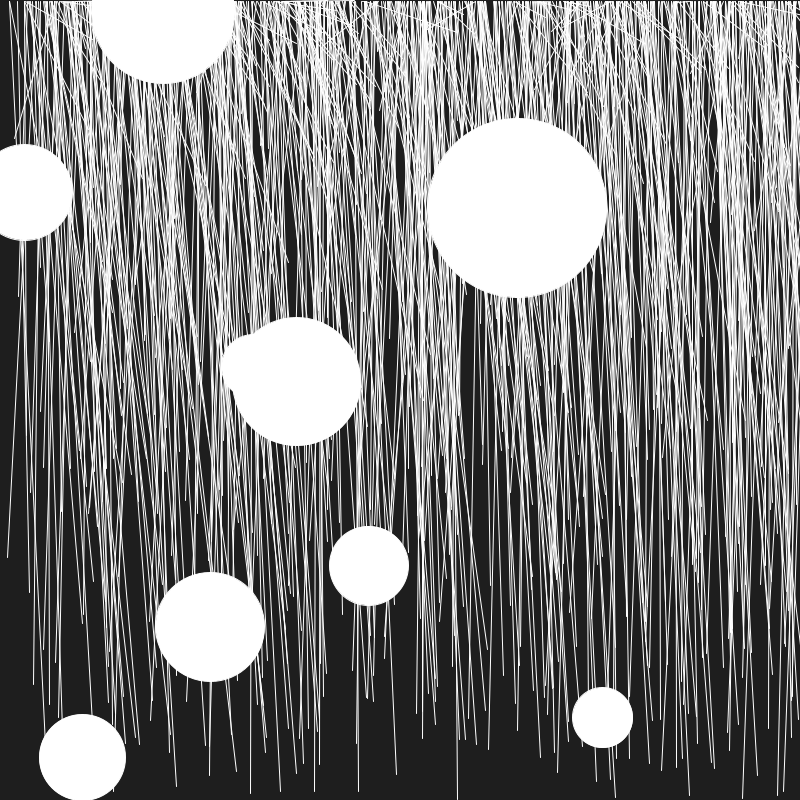
Frame 1 (no input)
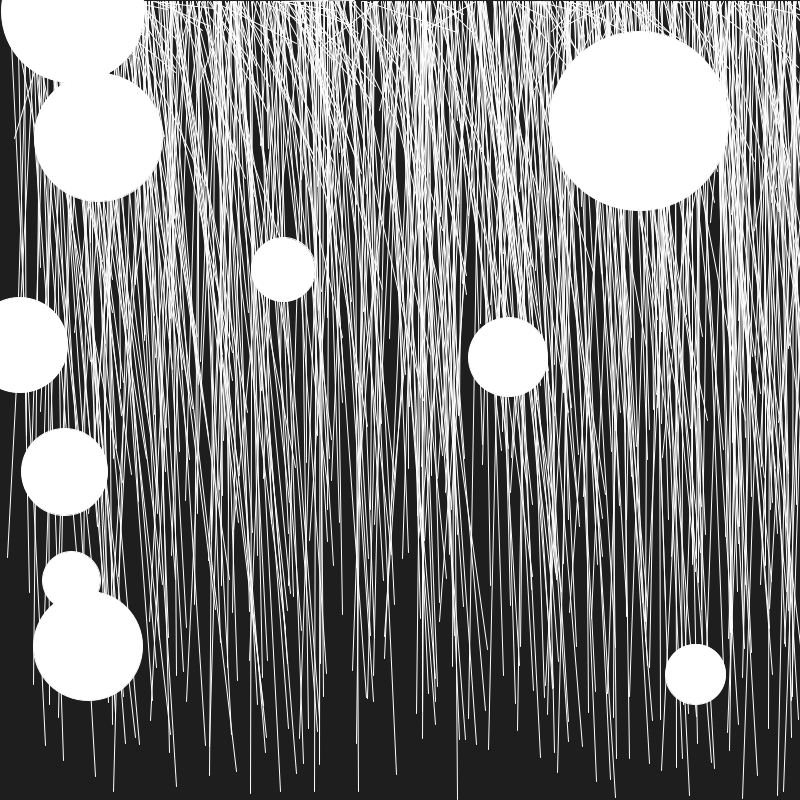
Frame 60 (the mouse pressed at the canvas centre just before this capture)
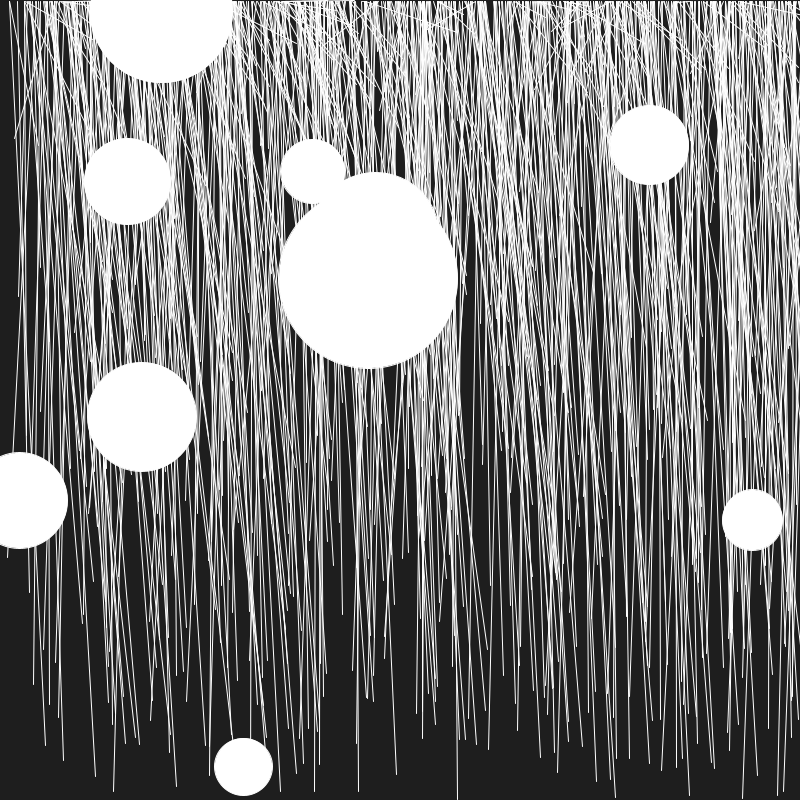
Frame 120 (the mouse held since frame 60 and released just before this capture)

The Processing sketch that drew these frames (run headless with seeded random() and noise(); from frame 60 on, the mouse is pressed at the canvas centre):

// Processing sketch: sketch_181017b
// ── sketch_181017b.pde
// Code_1_FA18
// Week 7
// Bryan Ma

// this sketch creates 10 instances of a ball class. 
// it does this in the setup() function in a loop instead of 
//  doing it based on mouse presses as we did in class.

// review this approach, then create your own class that draws
//  a different visual to the screen with its own behavior. 
//  it could be abstract or more explicit. think about how to 
//  parameterize your object's constructor. once you've created 
//  a class like this, create a number of instances of your 
//  class on the canvas by any means you prefer.

ArrayList<Ball> balls = new ArrayList<Ball>();
ArrayList<Line> lines = new ArrayList<Line>();


void setup() {
  size(800, 800);
  
  for (int i = 0; i < 10; i++) {
    balls.add(new Ball(random(width), random(height)));
  }
  
  for (int i = 0; i < 800; i++) {
    lines.add(new Line(random(0,100), random(800)));
  }
}

void draw() {
  background(30);
  for (int i = 0; i < balls.size(); i++) {
    Ball ball = balls.get(i);
    ball.display();
    ball.update();
  }
  
  for (int i = 0; i < lines.size(); i++) {
    Line line = lines.get(i);
    line.display();
    line.update();
  }
  
  
}

class Ball {
  // what does it have and do? 
  // create the variables
  // position x,y
  // velocity x,y
  float posX;
  float posY;
  float velX;
  float velY;
  float size;

  // create the constructor
  Ball(float posX, float posY) {
    this.posX = posX;
    this.posY = posY;
    this.velX = random(-5, 5);
    this.velY = random(-5, 5);
    this.size = random(50, 200);
  }

  // draw to the screen
  void display() {
    ellipse(this.posX, this.posY, size, size);
  }

  // update its position and velocity.
  void update() {
    this.posX += this.velX;
    this.posY += this.velY;

    // check if it goes off
    if (this.posX > width-this.size/2 || this.posX < this.size/2) {
      this.velX *= -1;
    }
    if (this.posY > height-this.size/2 || this.posY < this.size/2) {
      this.velY *= -1;
    }
  }
}

// ── lines.pde
class Line{
 float x;
 float y;
 float x2;
 float y2;
 
 Line(float x, float y){
   this.x = x;
   this.y = y;
   x2 = random(0,60);
   y2 = 1;
   stroke(255);
 }
 
 void display(){
   
   line(x,y,x2,y2);
   
 }
 
 void update(){
   translate(1,0);
   
 }
  
}
